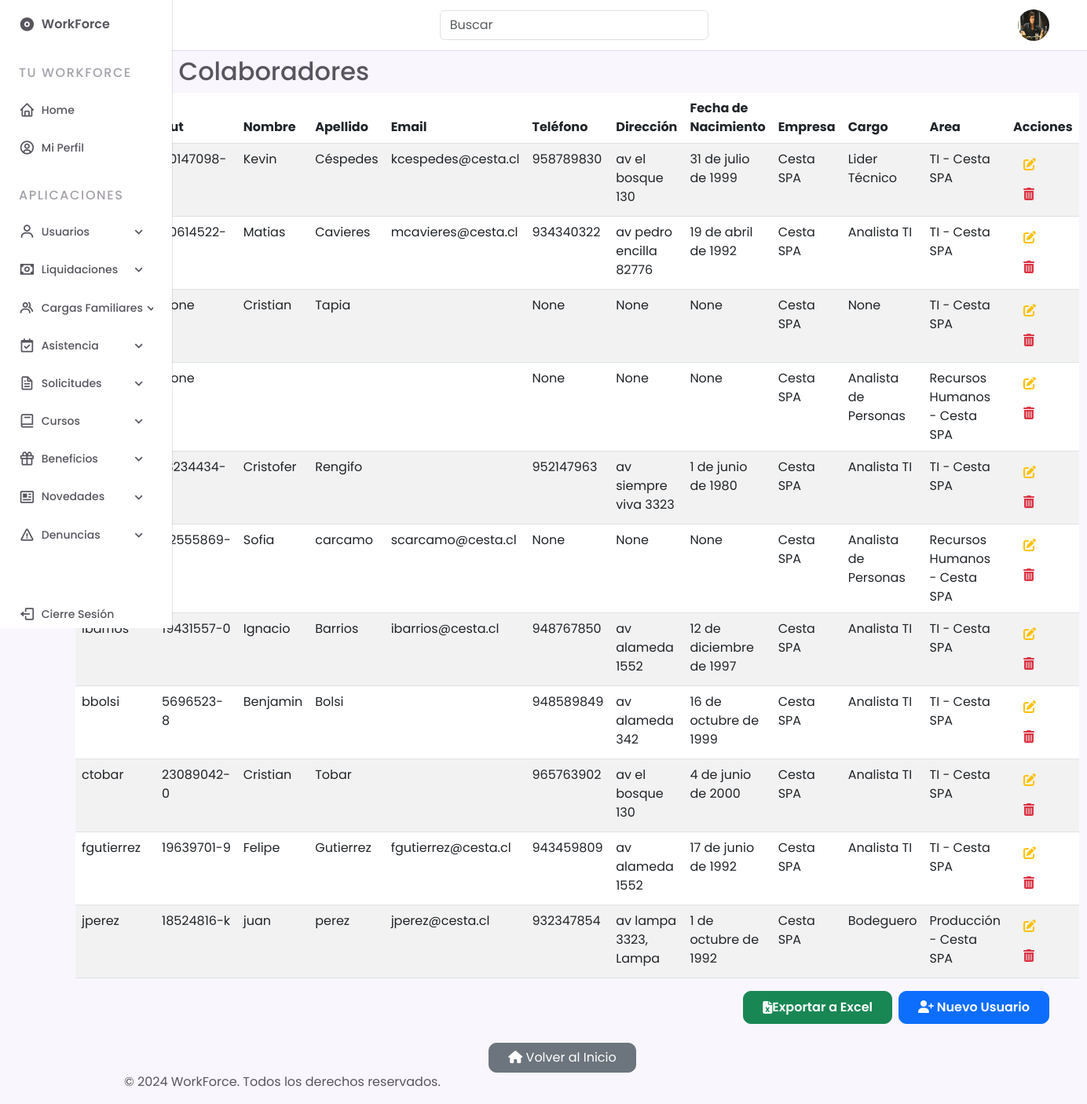
The page /gestiones/colaboradores/ (signed in) on the database its author committed.
### gestiones/models.py (models this page shows, shortened)
class CustomUser(AbstractUser):
    empresa = models.ForeignKey(Empresa, on_delete=models.CASCADE, null=True, blank=True)
    area = models.ForeignKey(Area, on_delete=models.SET_NULL, null=True, blank=True)
    cargo = models.CharField(max_length=255, blank=True, null=True)
    fecha_contratacion = models.DateField(blank=True, null=True)
    foto_perfil = models.ImageField(upload_to='fotos_perfil/', null=True, blank=True)
    telefono = models.CharField(max_length=15, null=True, blank=True)
    fecha_nacimiento = models.DateField(null=True, blank=True)
    direccion = models.CharField(max_length=255, blank=True, null=True)
    salud = models.CharField(max_length=30, choices=[
        ('fonasa', 'Fonasa'),
        ('banmedica', 'Banmédica'),
        ('colmena', 'Colmena Golden Cross'),
        ('consalud', 'Consalud'),
        ('cruzblanca', 'CruzBlanca'),
        ('esencial', 'Esencial'),
        ('masvida', 'Nueva Masvida'),
        ('vidatres', 'Vida Tres'),
    ], blank=True, null=True)
    afp = models.CharField(max_length=30, choices=[
        ('capital', 'AFP Capital'),
        ('cuprum', 'AFP Cuprum'),
        ('habitat', 'AFP Habitat'),
        ('modelo', 'AFP Modelo'),
        ('planvital', 'AFP Planvital'),
        ('provida', 'AFP Provida'),
        ('uno', 'AFP Uno'),
    ], blank=True, null=True)
    horario_asignado = models.CharField(max_length=20, choices=[
        ('8:00-17:30', '8:00 a 17:30'),
        ('9:00-18:30', '9:00 a 18:30'),
        ('21:00-8:00', '21:00 a 8:00'),
        ('otro', 'Otro'),
    ], null=True, blank=True)
    rut = models.CharField(max_length=12, unique=True, null=True, blank=True)

class Empresa(models.Model):
    nombre = models.CharField(max_length=255)
    razon_social = models.CharField(max_length=255)
    rut = models.CharField(max_length=12)
    giro = models.CharField(max_length=255)
    cantidad_personal = models.IntegerField()
    direccion = models.CharField(max_length=255)
    def __str__(self):
        return self.nombre

class Area(models.Model):
    nombre = models.CharField(max_length=255)
    empresa = models.ForeignKey(Empresa, on_delete=models.CASCADE, related_name='areas')
    def __str__(self):
        return f"{self.nombre} - {self.empresa.nombre}"

### gestiones/views.py (the view)
# urls.py: path('colaboradores/', views.lista_colaboradores, name='lista_colaboradores'),
@login_required
@user_passes_test(is_supervisor)
def lista_colaboradores(request):
    colaboradores = CustomUser.objects.filter(empresa=request.user.empresa)
    return render(request, 'gestiones/usuarios/lista_colaboradores.html', {'colaboradores': colaboradores})

### core/templatetags/custom_tags.py (called while the page is built)
@register.filter
def is_supervisor(user):
    return user.groups.filter(name='supervisores').exists()

### gestiones/views.py (called while the page is built)
def is_supervisor(user):
    return user.groups.filter(name='supervisores').exists()

### gestiones/templates/gestiones/usuarios/lista_colaboradores.html
{% extends "base.html" %}
{% load static %}
{% block content %}
<h2>Lista de Colaboradores</h2>
<table class="table table-striped">
    <thead>
        <tr>
            <th>Username</th>
            <th>Rut</th>
            <th>Nombre</th>
            <th>Apellido</th>
            <th>Email</th>
            <th>Teléfono</th>
            <th>Dirección</th>
            <th>Fecha de Nacimiento</th>
            <th>Empresa</th>
            <th>Cargo</th>
            <th>Area</th>
            <th>Acciones</th>
        </tr>
    </thead>
    <tbody>
        {% for colaborador in colaboradores %}
        <tr>
            <td>{{ colaborador.username }}</td>
            <td>{{colaborador.rut}}</td>
            <td>{{ colaborador.first_name }}</td>
            <td>{{ colaborador.last_name }}</td>
            <td>{{ colaborador.email }}</td>
            <td>{{ colaborador.telefono }}</td>
            <td>{{ colaborador.direccion }}</td>
            <td>{{ colaborador.fecha_nacimiento }}</td>
            <td>{{ colaborador.empresa }}</td>
            <td>{{ colaborador.cargo }}</td>
            <td>{{ colaborador.area }}</td>
            <td>
                <a href="{% url 'editar_colaborador' colaborador.pk %}" class="btn btn-link text-warning" title="Editar colaborador">
                    <i class="fas fa-edit"></i>
                </a>
                <a href="{% url 'eliminar_colaborador' colaborador.pk %}" class="btn btn-link text-danger" title="Eliminar colaborador">
                    <i class="fas fa-trash-alt"></i>
                </a>
            </td>
        </tr>
        {% endfor %}
    </tbody>
</table>
<div class="d-flex justify-content-end">
    <a href="{% url 'exportar_colaboradores_excel' %}" class="btn btn-success px-4 d-flex align-items-center me-2" style="border-radius: 10px; font-weight: 600;">
        <i class="fas fa-file-excel"></i>   Exportar a Excel
    </a>
    <a href="{% url 'registrar_usuario' %}" class="btn btn-primary px-4 py-2" style="border-radius: 10px; font-weight: 600;">
        <i class="fas fa-user-plus"></i> Nuevo Usuario
    </a>
</div>
<div class="d-flex justify-content-center mt-4">
    <a href="{% url 'home' %}" class="btn btn-secondary px-4" style="border-radius: 10px;"><i class="fas fa-home"></i> Volver al Inicio</a>
</div>
{% endblock %}

### core/templates/base.html (shortened to what this page needs)
{% load static %}
{% load custom_tags %}
<!DOCTYPE html>
<html lang="en">
    <head>
        <link href="https://cdn.jsdelivr.net/npm/bootstrap@5.3.0/dist/css/bootstrap.min.css" rel="stylesheet">
        <link rel="stylesheet" href="https://cdn.jsdelivr.net/npm/boxicons@latest/css/boxicons.min.css">
        <link rel="stylesheet" type="text/css" href="{% static 'css/styles_home.css' %}">
        <link rel="stylesheet" href="https://cdnjs.cloudflare.com/ajax/libs/font-awesome/5.15.4/css/all.min.css">
    </head>
    <body>
        <header class="header">
            <div class="header__container">
                {% if user.foto_perfil %}
                        <img src="{{ user.foto_perfil.url }}" alt="mdo" width="42" height="42" class="header__img">
                    {% else %}
                        <img src="{% static 'img/default_profile.png' %}" alt="mdo" width="42" height="42" class="header__img">
                    {% endif %}
                <a href="{% url 'home' %}" class="header__logo">WorkForce</a>
                <form class="col-12 col-lg-auto mb-3 mb-lg-0 me-lg-3" role="search" action="{% url 'buscar' %}">
                    <input type="search" class="form-control" placeholder="Buscar" aria-label="Search" name="q">
                </form>
            </div>
        </header>
        <div class="nav" id="navbar">
            <nav class="nav__container">
                <div>
                    <a href="{% url 'home' %}" class="nav__link nav__logo">
                        <i class='bx bxs-disc nav__icon' ></i>
                        <span class="nav__logo-name">WorkForce</span>
                    </a>
                    <div class="nav__list">
                        <div class="nav__items">
                            <h3 class="nav__subtitle">Tu WorkForce</h3>
                            <div class="nav__dropdown">
                                <a href="{% url 'home' %}" class="nav__link">
                                    <i class='bx bx-home nav__icon'></i>
                                    <span class="nav__name">Home</span>
                                </a>
                            </div>
                            <div class="nav__dropdown">
                                <a href="{% url 'profile' %}" class="nav__link">
                                    <i class='bx bx-user-circle nav__icon'></i>
                                    <span class="nav__name">Mi Perfil</span>
                                </a>
                            </div>
                        </div>
                        <div class="nav__items">
                            <h3 class="nav__subtitle">Aplicaciones</h3>
                            {% if user|is_supervisor %}
                            <div class="nav__dropdown">
                                <a href="#" class="nav__link">
                                    <i class='bx bx-user nav__icon' ></i>
                                    <span class="nav__name">Usuarios</span>
                                    <i class='bx bx-chevron-down nav__icon nav__dropdown-icon'></i>
                                </a>
                            </div>
                            <div class="nav__dropdown">
                                <a href="#" class="nav__link">
                                    <i class='bx bx-money nav__icon'></i>
                                    <span class="nav__name">Liquidaciones</span>
                                    <i class='bx bx-chevron-down nav__icon nav__dropdown-icon'></i>
                                </a>
                            </div>
                            <div class="nav__dropdown">
                                <a href="#" class="nav__link">
                                    <i class='bx bx-group nav__icon'></i>
                                    <span class="nav__name">Cargas Familiares</span>
                                    <i class='bx bx-chevron-down nav__icon nav__dropdown-icon'></i>
                                </a>
                            </div>
                            <div class="nav__dropdown">
                                <a href="#" class="nav__link">
                                    <i class='bx bx-calendar-check nav__icon'></i>
                                    <span class="nav__name">Asistencia</span>
                                    <i class='bx bx-chevron-down nav__icon nav__dropdown-icon'></i>
                                </a>
                            </div>
                            <div class="nav__dropdown">
                                <a href="#" class="nav__link">
                                    <i class='bx bx-file nav__icon'></i>
                                    <span class="nav__name">Solicitudes</span>
                                    <i class='bx bx-chevron-down nav__icon nav__dropdown-icon'></i>
                                </a>
                            </div>
                            <div class="nav__dropdown">
                                <a href="#" class="nav__link">
                                    <i class='bx bx-book nav__icon'></i>
                                    <span class="nav__name">Cursos</span>
                                    <i class='bx bx-chevron-down nav__icon nav__dropdown-icon'></i>
                                </a>
                            </div>
                            <div class="nav__dropdown">
                                <a href="#" class="nav__link">
                                    <i class='bx bx-gift nav__icon'></i>
                                    <span class="nav__name">Beneficios</span>
                                    <i class='bx bx-chevron-down nav__icon nav__dropdown-icon'></i>
                                </a>
                            </div>
                            <div class="nav__dropdown">
                                <a href="#" class="nav__link">
                                    <i class='bx bx-news nav__icon'></i>
                                    <span class="nav__name">Novedades</span>
                                    <i class='bx bx-chevron-down nav__icon nav__dropdown-icon'></i>
                                </a>
                            </div>
                            <div class="nav__dropdown">
                                <a href="#" class="nav__link">
                                    <i class='bx bx-error nav__icon'></i>
                                    <span class="nav__name">Denuncias</span>
                                    <i class='bx bx-chevron-down nav__icon nav__dropdown-icon'></i>
                                </a>
                            </div>
                            {% endif %}
                        </div>
                    </div>
                </div>
                <a href="#" class="nav__link nav__logout" id="logout-link">
                    <i class='bx bx-log-out nav__icon'></i>
                    <span class="nav__name">Cierre Sesión</span>
                </a>
            </nav>
        </div>
        {% block content %}
        {% endblock %}
        <footer>
            <div class="container">
                <p>&copy; 2024 WorkForce. Todos los derechos reservados.</p>
            </div>
        </footer>
    </body>
</html>

### static/css/styles_home.css (style rules this page uses)
:root { --header-height: 3.5rem; --nav-width: 219px; --first-color: #6923D0; --first-color-light: #F4F0FA; --title-color: #19181B; --text-color: #58555E; --text-color-light: #A5A1AA; --body-color: #F9F6FD; --container-color: #FFFFFF; --body-font: 'Poppins', sans-serif; --normal-font-size: .938rem; --small-font-size: .75rem; --smaller-font-size: .75rem; --font-medium: 500; --font-semi-bold: 600; --z-fixed: 100; }
@media screen and (min-width: 1024px) { :root { --normal-font-size: 1rem; --small-font-size: .875rem; --smaller-font-size: .813rem; } }
body { margin: var(--header-height) 0 0 0; padding: 1rem 1rem 0; font-family: var(--body-font); font-size: var(--normal-font-size); background-color: var(--body-color); color: var(--text-color); }
h3 { margin: 0; }
a { text-decoration: none; }
img { max-width: 100%; height: auto; }
.header { position: fixed; top: 0; left: 0; width: 100%; background-color: var(--container-color); box-shadow: 0 1px 0 rgba(22, 8, 43, 0.1); padding: 0 1rem; z-index: var(--z-fixed); }
.header__container { display: flex; align-items: center; height: var(--header-height); justify-content: space-between; }
.header__img { width: 35px; height: 35px; border-radius: 50%; }
.header__logo { color: var(--title-color); font-weight: var(--font-medium); display: none; }
.nav { position: fixed; top: 0; left: -100%; height: 100vh; padding: 1rem 1rem 0; background-color: var(--container-color); box-shadow: 1px 0 0 rgba(22, 8, 43, 0.1); z-index: var(--z-fixed); transition: .4s; }
.nav__container { height: 100%; display: flex; flex-direction: column; justify-content: space-between; padding-bottom: 3rem; overflow: auto; scrollbar-width: none; }
.nav__logo { font-weight: var(--font-semi-bold); margin-bottom: 2.5rem; }
.nav__list, .nav__items { display: grid; }
.nav__list { row-gap: 2.5rem; }
.nav__items { row-gap: 1.5rem; }
.nav__subtitle { font-size: var(--normal-font-size); text-transform: uppercase; letter-spacing: .1rem; color: var(--text-color-light); }
.nav__link { display: flex; align-items: center; color: var(--text-color); }
.nav__icon { font-size: 1.2rem; margin-right: .5rem; }
.nav__name { font-size: var(--small-font-size); font-weight: var(--font-medium); white-space: nowrap; }
.nav__logout { margin-top: 5rem; }
.nav__dropdown { overflow: hidden; max-height: 21px; transition: .4s ease-in-out; }
.nav__dropdown-icon { margin-left: auto; transition: .4s; }
@media screen and (min-width: 768px) { body { padding: 1rem 3rem 0 6rem; } }
@media screen and (min-width: 768px) { .header { padding: 0 3rem 0 6rem; } }
@media screen and (min-width: 768px) { .header__container { height: calc(var(--header-height) + .5rem); } }
@media screen and (min-width: 768px) { .header__logo { display: block; } }
@media screen and (min-width: 768px) { .header__img { width: 40px; height: 40px; order: 1; } }
@media screen and (min-width: 768px) { .nav { left: 0; padding: 1.2rem 1.5rem 0; width: 68px; } }
@media screen and (min-width: 768px) { .nav__items { row-gap: 1.7rem; } }
@media screen and (min-width: 768px) { .nav__icon { font-size: 1.3rem; } }
@media screen and (min-width: 768px) { .nav__logo-name, .nav__name, .nav__subtitle, .nav__dropdown-icon { opacity: 0; transition: .3s; } }

### rows shown on the page
CustomUser: foto_perfil (picture), first_name "Kevin", last_name "Céspedes", email "kcespedes@cesta.cl", telefono "958789830", direccion "av el bosque 130", fecha_nacimiento "31 de julio de 1999", empresa "Cesta SPA", cargo "Lider Técnico", area "TI - Cesta SPA"
CustomUser: first_name "Matias", last_name "Cavieres", email "mcavieres@cesta.cl", telefono "934340322", direccion "av pedro encilla 82776", fecha_nacimiento "19 de abril de 1992", empresa "Cesta SPA", cargo "Analista TI", area "TI - Cesta SPA"
CustomUser: rut "None", first_name "Cristian", last_name "Tapia", telefono "None", direccion "None", fecha_nacimiento "None", empresa "Cesta SPA", cargo "None", area "TI - Cesta SPA"
CustomUser: rut "None", telefono "None", direccion "None", fecha_nacimiento "None", empresa "Cesta SPA", cargo "Analista de Personas", area "Recursos Humanos - Cesta SPA"
CustomUser: first_name "Cristofer", last_name "Rengifo", telefono "952147963", direccion "av siempre viva 3323", fecha_nacimiento "1 de junio de 1980", empresa "Cesta SPA", cargo "Analista TI", area "TI - Cesta SPA"
CustomUser: first_name "Sofia", last_name "carcamo", email "scarcamo@cesta.cl", telefono "None", direccion "None", fecha_nacimiento "None", empresa "Cesta SPA", cargo "Analista de Personas", area "Recursos Humanos - Cesta SPA"
CustomUser: username "ibarrios", rut "19431557-0", first_name "Ignacio", last_name "Barrios", email "ibarrios@cesta.cl", telefono "948767850", direccion "av alameda 1552", fecha_nacimiento "12 de diciembre de 1997", empresa "Cesta SPA", cargo "Analista TI", area "TI - Cesta SPA"
CustomUser: username "bbolsi", rut "5696523-8", first_name "Benjamin", last_name "Bolsi", telefono "948589849", direccion "av alameda 342", fecha_nacimiento "16 de octubre de 1999", empresa "Cesta SPA", cargo "Analista TI", area "TI - Cesta SPA"
CustomUser: username "ctobar", rut "23089042-0", first_name "Cristian", last_name "Tobar", telefono "965763902", direccion "av el bosque 130", fecha_nacimiento "4 de junio de 2000", empresa "Cesta SPA", cargo "Analista TI", area "TI - Cesta SPA"
CustomUser: username "fgutierrez", rut "19639701-9", first_name "Felipe", last_name "Gutierrez", email "fgutierrez@cesta.cl", telefono "943459809", direccion "av alameda 1552", fecha_nacimiento "17 de junio de 1992", empresa "Cesta SPA", cargo "Analista TI", area "TI - Cesta SPA"
CustomUser: username "jperez", rut "18524816-k", first_name "juan", last_name "perez", email "jperez@cesta.cl", telefono "932347854", direccion "av lampa 3323, Lampa", fecha_nacimiento "1 de octubre de 1992", empresa "Cesta SPA", cargo "Bodeguero", area "Producción - Cesta SPA"
